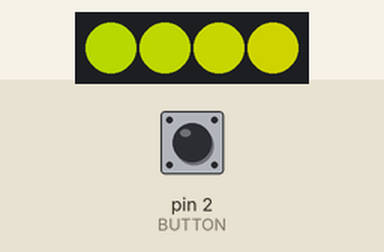
Recording of a sketch running on a simulated Arduino Uno, built with avr-gcc and run on an emulated ATmega328P. Shown: 4 RGB LEDs in strip order, left to right. The inputs (shaded band) are chosen by the test bench; at power-on: pin 2 (BUTTON) HIGH. Dim RGB values are drawn brighter than linear.

Above: at 1.28 s.
1.3 s: pin 2 (BUTTON) pulled LOW for 0.15 s
At 1.49 s:
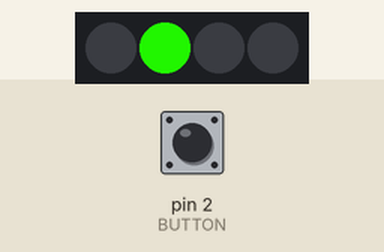
4.3 s: pin 2 (BUTTON) pulled LOW for 1 s
At 4.81 s:
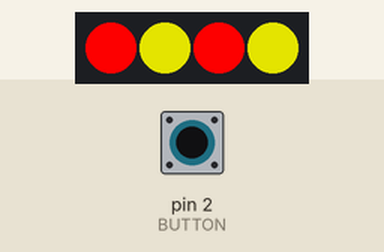
7.3 s: pin 2 (BUTTON) pulled LOW for 0.15 s
At 7.42 s:
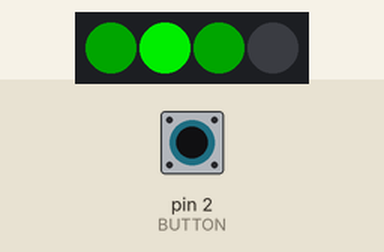
10.3 s: pin 2 (BUTTON) pulled LOW for 3.2 s
At 11.1 s:
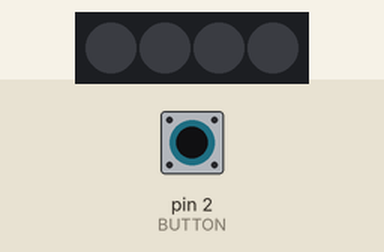
15.0 s: pin 2 (BUTTON) pulled LOW for 0.15 s
At 15.46 s:
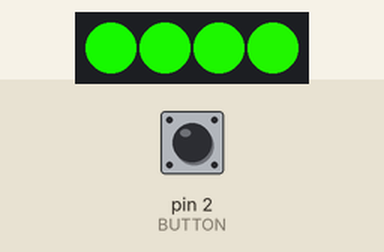
18.1 s: pin 2 (BUTTON) pulled LOW for 1 s
At 18.89 s:
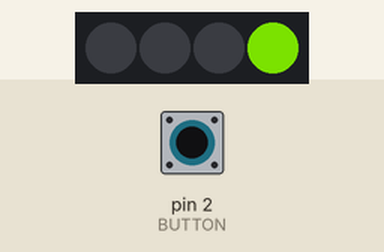
Timing chart, 0 to 25.8 s (numbered marks = the images above; inputs shaded):
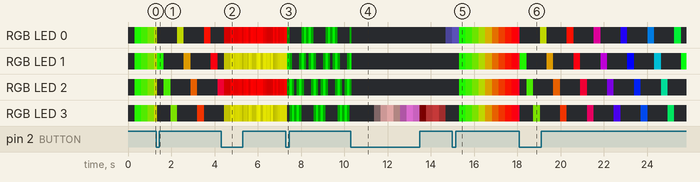

The sketch:

SpecialAwards.ino
```cpp
#include <Adafruit_NeoPixel.h>

#define PIN 0

#define NUM_PIXELS  4
// Parameter 1 = number of pixels in strip
// Parameter 2 = pin number (most are valid)
// Parameter 3 = pixel type flags, add together as needed:
//   NEO_KHZ800  800 KHz bitstream (most NeoPixel products w/WS2812 LEDs)
//   NEO_KHZ400  400 KHz (classic 'v1' (not v2) FLORA pixels, WS2811 drivers)
//   NEO_GRB     Pixels are wired for GRB bitstream (most NeoPixel products)
//   NEO_RGB     Pixels are wired for RGB bitstream (v1 FLORA pixels, not v2)
Adafruit_NeoPixel strip = Adafruit_NeoPixel(NUM_PIXELS, PIN, NEO_GRB + NEO_KHZ800);
#define BUTTON  2

uint32_t x, y, z, w;

void setupRNG() {
  x = millis();
  delay(5);
  y = micros();
  z = micros()*2;
  w = micros()+100;
}

uint32_t rdm(void) { //xorshift128
    uint32_t t = x ^ (x << 11);
    x = y; y = z; z = w;
    return w = w ^ (w >> 19) ^ t ^ (t >> 8);
}

void setAll(uint32_t c) {
  uint16_t i;
  for(i = 0; i<NUM_PIXELS; i++)
    strip.setPixelColor(i, c);
  strip.show();
}

void setOne(uint16_t num, uint32_t c) {
  setAll(0);
  strip.setPixelColor(num, c);
  strip.show();
}

void safeSet(uint8_t num, uint32_t c) {
  if(num >=0 && num <NUM_PIXELS) strip.setPixelColor(num, c);
}

uint32_t scaleCol(uint8_t r, uint8_t g, uint8_t b, uint8_t brightness) {
  uint8_t rt = ((uint16_t)r * brightness) >> 8;
  uint8_t gt = ((uint16_t)g * brightness) >> 8;
  uint8_t bt = ((uint16_t)b * brightness) >> 8;
  return strip.Color(rt,gt,bt);
}

class Effect {
  public:
  Effect() {  }
  virtual void init() { }
  virtual void update() {}
};

class Rainbow:public Effect {
  uint8_t idx;
  public:
  Rainbow():idx(0) {}
  void init() {idx=0;}
  void update() {
    rainbow(20, idx++);
  }
};

uint8_t cycle_order[] = {0,1,2,3};
class Cycle:public Effect {
  uint8_t r, g, b;
  uint8_t idx;
  byte clr_idx;
  public:
  Cycle(uint8_t _r, uint8_t _g, uint8_t _b) : r(_r), g(_g), b(_b), idx(0),clr_idx(0) {
  }
  void init() {
    idx = 0;
    clr_idx = 0;
  }
  void update() {
    idx++;
    if(idx >=strip.numPixels()) idx = 0;
//    setOne(cycle_order[idx], strip.Color(r,g,b));
    clr_idx+=10;
    setOne(cycle_order[idx], Wheel(clr_idx));
    delay(300);
  }
};

class Larson:public Effect {
  uint8_t r, g, b;
  uint8_t idx;
  byte dir;
  uint8_t mode;
  public:
  Larson(uint8_t _r, uint8_t _g, uint8_t _b): r(_r), g(_g), b(_b), idx(0), dir(1), mode(0) {
  }

  void init() {
    idx = 0; dir = 1;
  }

  void update() {
    idx+=dir;
    if(idx < 0 || idx >= NUM_PIXELS) dir = -dir;
    setAll(0);
    safeSet(idx-1, scaleCol(r,g,b, 50));
    safeSet(idx, strip.Color(r,g,b));
    safeSet(idx+1, scaleCol(r,g,b, 50));
    strip.show();
    delay(100);
  }
};

uint8_t red[] = {255,0,0};
uint8_t yellow[] = {255, 255, 0};

class Candle :public Effect {

  public:
  Candle() { }

  void init() {
  }

  void update() {
    uint8_t br1 = (rdm()&0x7F)+128;
    uint8_t br2 = (rdm()&0x7F)+64;

    uint32_t cc1 = scaleCol(red[0], red[1], red[2], br1);
    uint32_t cc2 = scaleCol(yellow[0], yellow[1], yellow[2], br2);

    for(int i=0; i<NUM_PIXELS; i+=2) {
      strip.setPixelColor(i, cc1);
      strip.setPixelColor(i+1, cc2);
    }

    strip.show();
    delay(rdm() & 0x7F);
  }
};

class RandomFade: public Effect
{
  byte idx;
  uint8_t br;
  uint8_t dbr;
  uint8_t r, g, b;
  uint32_t c;
  public:
  RandomFade() {}

  void init() {
    idx = rdm() & 0x3;
    br = 10;
    dbr = 4;
  }

  void update() {
      br += dbr;
      if(br > 200 || br < 10) {
        dbr = -dbr;
      }

      if (br < 10) {
        r = rdm(); g = rdm(); b = rdm();
        idx = r & 0x3;
      }
      uint32_t cc = scaleCol(r, g, b, br);
      setOne(idx, cc);
  }
};

#define MAX_EFFECTS 5

Effect * effects[MAX_EFFECTS];
Effect * cur_effect;

void setup() {
  pinMode(BUTTON, INPUT_PULLUP);

  setupRNG();

  strip.begin();
  strip.show();

  effects[0] = new Rainbow();
  effects[1] = new Cycle(0,100,250);
  effects[2] = new Candle();
  effects[3] = new Larson(0,200, 0);
  effects[4] = new RandomFade();

  cur_effect = effects[0];
  cur_effect->init();
}

byte btn=0;
unsigned long checkTimer;
boolean okCheckBtns = true;
uint8_t cur_eff_idx = 0;

byte last_btn;
boolean btn_pressed=false;

void loop() {

  // Check inputs also, debounce by waiting 100ms before next
  if(okCheckBtns) {
    last_btn = btn;

    btn_pressed = false;
    btn = digitalRead(BUTTON);

    okCheckBtns = false;
    checkTimer = millis();

    if(last_btn == 1 && btn == 0) {
      btn_pressed = true;
    }

    if(btn_pressed) {
       cur_eff_idx = (cur_eff_idx+1) % MAX_EFFECTS;

       cur_effect = effects[cur_eff_idx];
       cur_effect->init();
    }
  }

  cur_effect->update();

  if(!okCheckBtns && (millis()-checkTimer) > 100)
    okCheckBtns = true;

  delay(10); // 100Hz should be good
}

void rainbow(uint8_t wait, uint8_t j) {
  uint16_t i;
  for(i=0; i<strip.numPixels(); i++) {
    strip.setPixelColor(i, Wheel((i+j) & 255));
  }
  strip.show();
  delay(wait);
}

// Input a value 0 to 255 to get a color value.
// The colours are a transition r - g - b - back to r.
uint32_t Wheel(byte WheelPos) {
  if(WheelPos < 85) {return strip.Color(WheelPos * 3, 255 - WheelPos * 3, 0);
  } else if(WheelPos < 170) {
   WheelPos -= 85;
   return strip.Color(255 - WheelPos * 3, 0, WheelPos * 3);
  } else {
   WheelPos -= 170;
   return strip.Color(0, WheelPos * 3, 255 - WheelPos * 3);
  }
}
```
